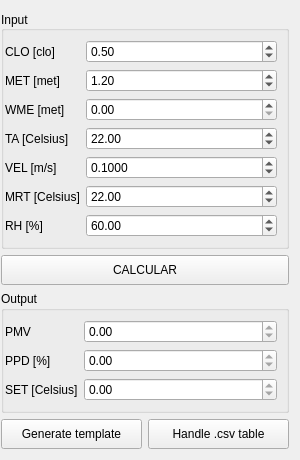
<?xml version="1.0" encoding="UTF-8"?>
<ui version="4.0">
 <class>Widget</class>
 <widget class="QWidget" name="Widget">
  <property name="geometry">
   <rect>
    <x>0</x>
    <y>0</y>
    <width>300</width>
    <height>460</height>
   </rect>
  </property>
  <property name="sizePolicy">
   <sizepolicy hsizetype="Minimum" vsizetype="Minimum">
    <horstretch>0</horstretch>
    <verstretch>0</verstretch>
   </sizepolicy>
  </property>
  <property name="windowTitle">
   <string>PMV PPD Calc</string>
  </property>
  <property name="windowIcon">
   <iconset resource="res.qrc">
    <normaloff>:/icon/resource/temperature.ico</normaloff>:/icon/resource/temperature.ico</iconset>
  </property>
  <layout class="QVBoxLayout" name="verticalLayout">
   <property name="leftMargin">
    <number>1</number>
   </property>
   <item>
    <widget class="QGroupBox" name="input_box">
     <property name="sizePolicy">
      <sizepolicy hsizetype="Preferred" vsizetype="Preferred">
       <horstretch>0</horstretch>
       <verstretch>0</verstretch>
      </sizepolicy>
     </property>
     <property name="title">
      <string>Input</string>
     </property>
     <property name="alignment">
      <set>Qt::AlignmentFlag::AlignLeading|Qt::AlignmentFlag::AlignLeft|Qt::AlignmentFlag::AlignVCenter</set>
     </property>
     <property name="flat">
      <bool>false</bool>
     </property>
     <property name="checkable">
      <bool>false</bool>
     </property>
     <layout class="QFormLayout" name="input_box_2">
      <property name="leftMargin">
       <number>1</number>
      </property>
      <item row="0" column="0">
       <widget class="QLabel" name="label_CLO">
        <property name="text">
         <string>CLO [clo]</string>
        </property>
        <property name="scaledContents">
         <bool>false</bool>
        </property>
        <property name="alignment">
         <set>Qt::AlignmentFlag::AlignLeading|Qt::AlignmentFlag::AlignLeft|Qt::AlignmentFlag::AlignVCenter</set>
        </property>
        <property name="openExternalLinks">
         <bool>false</bool>
        </property>
       </widget>
      </item>
      <item row="0" column="1">
       <widget class="QDoubleSpinBox" name="en_CLO">
        <property name="sizePolicy">
         <sizepolicy hsizetype="Preferred" vsizetype="Preferred">
          <horstretch>0</horstretch>
          <verstretch>0</verstretch>
         </sizepolicy>
        </property>
        <property name="toolTip">
         <string>clothing insulation [clo]</string>
        </property>
        <property name="value">
         <double>0.500000000000000</double>
        </property>
       </widget>
      </item>
      <item row="1" column="0">
       <widget class="QLabel" name="label_MET">
        <property name="text">
         <string>MET [met]</string>
        </property>
        <property name="scaledContents">
         <bool>false</bool>
        </property>
        <property name="alignment">
         <set>Qt::AlignmentFlag::AlignLeading|Qt::AlignmentFlag::AlignLeft|Qt::AlignmentFlag::AlignVCenter</set>
        </property>
        <property name="openExternalLinks">
         <bool>false</bool>
        </property>
       </widget>
      </item>
      <item row="1" column="1">
       <widget class="QDoubleSpinBox" name="en_MET">
        <property name="sizePolicy">
         <sizepolicy hsizetype="Preferred" vsizetype="Preferred">
          <horstretch>0</horstretch>
          <verstretch>0</verstretch>
         </sizepolicy>
        </property>
        <property name="toolTip">
         <string>metabolic rate [met]</string>
        </property>
        <property name="accelerated">
         <bool>false</bool>
        </property>
        <property name="stepType">
         <enum>QAbstractSpinBox::StepType::DefaultStepType</enum>
        </property>
        <property name="value">
         <double>1.200000000000000</double>
        </property>
       </widget>
      </item>
      <item row="2" column="0">
       <widget class="QLabel" name="label_WME">
        <property name="text">
         <string>WME [met]</string>
        </property>
        <property name="scaledContents">
         <bool>false</bool>
        </property>
        <property name="alignment">
         <set>Qt::AlignmentFlag::AlignLeading|Qt::AlignmentFlag::AlignLeft|Qt::AlignmentFlag::AlignVCenter</set>
        </property>
        <property name="openExternalLinks">
         <bool>false</bool>
        </property>
       </widget>
      </item>
      <item row="2" column="1">
       <widget class="QDoubleSpinBox" name="en_WME">
        <property name="sizePolicy">
         <sizepolicy hsizetype="Preferred" vsizetype="Preferred">
          <horstretch>0</horstretch>
          <verstretch>0</verstretch>
         </sizepolicy>
        </property>
        <property name="toolTip">
         <string>mechanical work [met]</string>
        </property>
        <property name="value">
         <double>0.000000000000000</double>
        </property>
       </widget>
      </item>
      <item row="3" column="0">
       <widget class="QLabel" name="label_TA">
        <property name="text">
         <string>TA [Celsius]</string>
        </property>
        <property name="scaledContents">
         <bool>false</bool>
        </property>
        <property name="alignment">
         <set>Qt::AlignmentFlag::AlignLeading|Qt::AlignmentFlag::AlignLeft|Qt::AlignmentFlag::AlignVCenter</set>
        </property>
        <property name="openExternalLinks">
         <bool>false</bool>
        </property>
       </widget>
      </item>
      <item row="3" column="1">
       <widget class="QDoubleSpinBox" name="en_TA">
        <property name="sizePolicy">
         <sizepolicy hsizetype="Preferred" vsizetype="Preferred">
          <horstretch>0</horstretch>
          <verstretch>0</verstretch>
         </sizepolicy>
        </property>
        <property name="toolTip">
         <string>air temperature [Celsius]</string>
        </property>
        <property name="minimum">
         <double>-300.000000000000000</double>
        </property>
        <property name="maximum">
         <double>999999.000000000000000</double>
        </property>
        <property name="value">
         <double>22.000000000000000</double>
        </property>
       </widget>
      </item>
      <item row="4" column="0">
       <widget class="QLabel" name="label_VEL">
        <property name="text">
         <string>VEL [m/s]</string>
        </property>
        <property name="scaledContents">
         <bool>false</bool>
        </property>
        <property name="alignment">
         <set>Qt::AlignmentFlag::AlignLeading|Qt::AlignmentFlag::AlignLeft|Qt::AlignmentFlag::AlignVCenter</set>
        </property>
        <property name="openExternalLinks">
         <bool>false</bool>
        </property>
       </widget>
      </item>
      <item row="4" column="1">
       <widget class="QDoubleSpinBox" name="en_VEL">
        <property name="sizePolicy">
         <sizepolicy hsizetype="Preferred" vsizetype="Preferred">
          <horstretch>0</horstretch>
          <verstretch>0</verstretch>
         </sizepolicy>
        </property>
        <property name="toolTip">
         <string>air speed [m/s]</string>
        </property>
        <property name="decimals">
         <number>4</number>
        </property>
        <property name="maximum">
         <double>999999.000000000000000</double>
        </property>
        <property name="value">
         <double>0.100000000000000</double>
        </property>
       </widget>
      </item>
      <item row="5" column="0">
       <widget class="QLabel" name="label_TR">
        <property name="text">
         <string>MRT [Celsius]</string>
        </property>
        <property name="scaledContents">
         <bool>false</bool>
        </property>
        <property name="alignment">
         <set>Qt::AlignmentFlag::AlignLeading|Qt::AlignmentFlag::AlignLeft|Qt::AlignmentFlag::AlignVCenter</set>
        </property>
        <property name="openExternalLinks">
         <bool>false</bool>
        </property>
       </widget>
      </item>
      <item row="5" column="1">
       <widget class="QDoubleSpinBox" name="en_TR">
        <property name="sizePolicy">
         <sizepolicy hsizetype="Preferred" vsizetype="Preferred">
          <horstretch>0</horstretch>
          <verstretch>0</verstretch>
         </sizepolicy>
        </property>
        <property name="toolTip">
         <string>mean radiant temperature [Celsius]</string>
        </property>
        <property name="minimum">
         <double>-300.000000000000000</double>
        </property>
        <property name="maximum">
         <double>999999.000000000000000</double>
        </property>
        <property name="value">
         <double>22.000000000000000</double>
        </property>
       </widget>
      </item>
      <item row="6" column="0">
       <widget class="QLabel" name="label_RH">
        <property name="text">
         <string>RH [%]</string>
        </property>
        <property name="scaledContents">
         <bool>false</bool>
        </property>
        <property name="alignment">
         <set>Qt::AlignmentFlag::AlignLeading|Qt::AlignmentFlag::AlignLeft|Qt::AlignmentFlag::AlignVCenter</set>
        </property>
        <property name="openExternalLinks">
         <bool>false</bool>
        </property>
       </widget>
      </item>
      <item row="6" column="1">
       <widget class="QDoubleSpinBox" name="en_RH">
        <property name="sizePolicy">
         <sizepolicy hsizetype="Preferred" vsizetype="Preferred">
          <horstretch>0</horstretch>
          <verstretch>0</verstretch>
         </sizepolicy>
        </property>
        <property name="toolTip">
         <string>relative humidity [%]</string>
        </property>
        <property name="value">
         <double>60.000000000000000</double>
        </property>
       </widget>
      </item>
     </layout>
    </widget>
   </item>
   <item>
    <widget class="QPushButton" name="bn_calc">
     <property name="sizePolicy">
      <sizepolicy hsizetype="Preferred" vsizetype="Preferred">
       <horstretch>0</horstretch>
       <verstretch>0</verstretch>
      </sizepolicy>
     </property>
     <property name="text">
      <string>CALCULAR</string>
     </property>
     <property name="autoDefault">
      <bool>false</bool>
     </property>
    </widget>
   </item>
   <item>
    <widget class="QGroupBox" name="output_box">
     <property name="sizePolicy">
      <sizepolicy hsizetype="Preferred" vsizetype="Preferred">
       <horstretch>0</horstretch>
       <verstretch>0</verstretch>
      </sizepolicy>
     </property>
     <property name="title">
      <string>Output</string>
     </property>
     <layout class="QFormLayout" name="output_box_2">
      <property name="leftMargin">
       <number>1</number>
      </property>
      <item row="0" column="0">
       <widget class="QLabel" name="label_PMV">
        <property name="text">
         <string>PMV</string>
        </property>
        <property name="alignment">
         <set>Qt::AlignmentFlag::AlignLeading|Qt::AlignmentFlag::AlignLeft|Qt::AlignmentFlag::AlignVCenter</set>
        </property>
        <property name="wordWrap">
         <bool>false</bool>
        </property>
       </widget>
      </item>
      <item row="0" column="1">
       <widget class="QDoubleSpinBox" name="en_PMV">
        <property name="sizePolicy">
         <sizepolicy hsizetype="Preferred" vsizetype="Preferred">
          <horstretch>0</horstretch>
          <verstretch>0</verstretch>
         </sizepolicy>
        </property>
        <property name="toolTip">
         <string>predicted mean vote</string>
        </property>
        <property name="readOnly">
         <bool>true</bool>
        </property>
        <property name="minimum">
         <double>-10.000000000000000</double>
        </property>
        <property name="maximum">
         <double>10.000000000000000</double>
        </property>
       </widget>
      </item>
      <item row="1" column="0">
       <widget class="QLabel" name="label_PPD">
        <property name="text">
         <string>PPD [%]</string>
        </property>
        <property name="alignment">
         <set>Qt::AlignmentFlag::AlignLeading|Qt::AlignmentFlag::AlignLeft|Qt::AlignmentFlag::AlignVCenter</set>
        </property>
        <property name="wordWrap">
         <bool>false</bool>
        </property>
       </widget>
      </item>
      <item row="1" column="1">
       <widget class="QDoubleSpinBox" name="en_PPD">
        <property name="sizePolicy">
         <sizepolicy hsizetype="Preferred" vsizetype="Preferred">
          <horstretch>0</horstretch>
          <verstretch>0</verstretch>
         </sizepolicy>
        </property>
        <property name="toolTip">
         <string>predicted percentage of dissatisfied [%]</string>
        </property>
        <property name="readOnly">
         <bool>true</bool>
        </property>
       </widget>
      </item>
      <item row="2" column="0">
       <widget class="QLabel" name="label_SET">
        <property name="text">
         <string>SET [Celsius]</string>
        </property>
        <property name="alignment">
         <set>Qt::AlignmentFlag::AlignLeading|Qt::AlignmentFlag::AlignLeft|Qt::AlignmentFlag::AlignVCenter</set>
        </property>
        <property name="wordWrap">
         <bool>false</bool>
        </property>
       </widget>
      </item>
      <item row="2" column="1">
       <widget class="QDoubleSpinBox" name="en_SET">
        <property name="sizePolicy">
         <sizepolicy hsizetype="Preferred" vsizetype="Preferred">
          <horstretch>0</horstretch>
          <verstretch>0</verstretch>
         </sizepolicy>
        </property>
        <property name="toolTip">
         <string>standard effective temperature [Celsius]</string>
        </property>
        <property name="readOnly">
         <bool>true</bool>
        </property>
        <property name="minimum">
         <double>-9999.000000000000000</double>
        </property>
        <property name="maximum">
         <double>9999.000000000000000</double>
        </property>
       </widget>
      </item>
     </layout>
    </widget>
   </item>
   <item>
    <layout class="QHBoxLayout" name="horizontalLayout">
     <item>
      <widget class="QPushButton" name="bn_down">
       <property name="sizePolicy">
        <sizepolicy hsizetype="Preferred" vsizetype="Preferred">
         <horstretch>0</horstretch>
         <verstretch>0</verstretch>
        </sizepolicy>
       </property>
       <property name="toolTip">
        <string>Generate template table file, using .csv format.</string>
       </property>
       <property name="text">
        <string>Generate template</string>
       </property>
      </widget>
     </item>
     <item>
      <widget class="QPushButton" name="bn_handle">
       <property name="sizePolicy">
        <sizepolicy hsizetype="Preferred" vsizetype="Preferred">
         <horstretch>0</horstretch>
         <verstretch>0</verstretch>
        </sizepolicy>
       </property>
       <property name="toolTip">
        <string>Upload and handle table file, using .csv format.</string>
       </property>
       <property name="text">
        <string>Handle .csv table</string>
       </property>
       <property name="flat">
        <bool>false</bool>
       </property>
      </widget>
     </item>
    </layout>
   </item>
  </layout>
 </widget>
 <resources>
  <include location="res.qrc"/>
 </resources>
 <connections/>
</ui>
